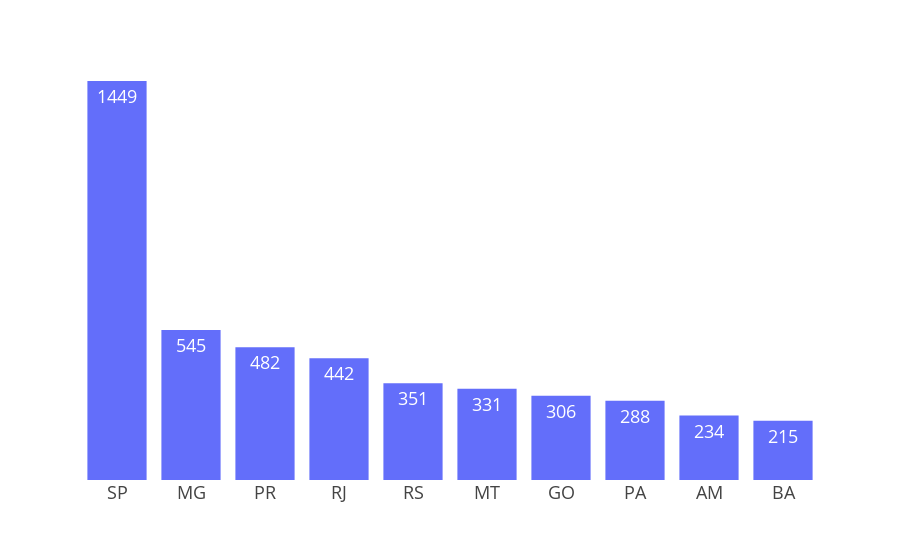

The notebook cell saved with this chart:
### Code cell
top_n_col ('ocorrencia_uf',10)

### Figure 1 — Plotly figure (JSON) as saved in the notebook; plotly's stock layout.template omitted (floating-point values rounded to 4 significant figures)
{"data": [{"alignmentgroup": "True", "hovertemplate": "x=%{x}<br>y=%{y}<br>text=%{text}<extra></extra>", "legendgroup": "", "marker": {"color": "#636efa", "pattern": {"shape": ""}}, "name": "", "offsetgroup": "", "orientation": "v", "showlegend": false, "text": [1449, 545, 482, 442, 351, 331, 306, 288, 234, 215], "textposition": "auto", "type": "bar", "x": ["SP", "MG", "PR", "RJ", "RS", "MT", "GO", "PA", "AM", "BA"], "xaxis": "x", "y": [1449, 545, 482, 442, 351, 331, 306, 288, 234, 215], "yaxis": "y"}], "layout": {"barmode": "relative", "legend": {"tracegroupgap": 0}, "margin": {"t": 60}, "xaxis": {"anchor": "y", "domain": [0, 1], "title": {"text": ""}}, "yaxis": {"anchor": "x", "domain": [0, 1], "title": {"text": "y"}, "visible": false}}}
